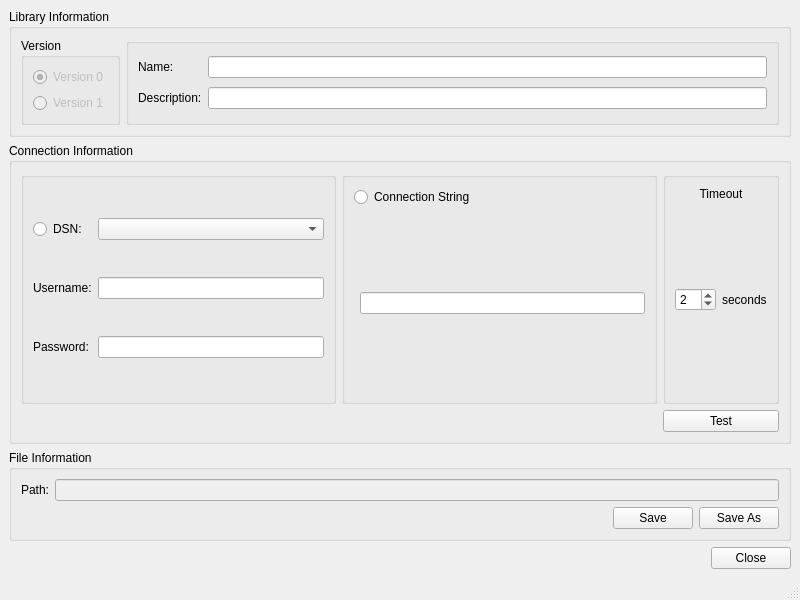
<?xml version="1.0" encoding="UTF-8"?>
<ui version="4.0">
 <class>dbLibSettingsWindow</class>
 <widget class="QMainWindow" name="dbLibSettingsWindow">
  <property name="geometry">
   <rect>
    <x>0</x>
    <y>0</y>
    <width>800</width>
    <height>600</height>
   </rect>
  </property>
  <property name="windowTitle">
   <string>Database Library Settings</string>
  </property>
  <property name="windowIcon">
   <iconset resource="../assets/resources.qrc">
    <normaloff>:/windows/icons/app-icon.png</normaloff>:/windows/icons/app-icon.png</iconset>
  </property>
  <widget class="QWidget" name="centralwidget">
   <layout class="QGridLayout" name="gridLayout_6">
    <item row="0" column="0" colspan="2">
     <widget class="QGroupBox" name="libInfoGroupBox">
      <property name="title">
       <string>Library Information</string>
      </property>
      <layout class="QHBoxLayout" name="horizontalLayout">
       <item>
        <widget class="QGroupBox" name="verGroupBox">
         <property name="title">
          <string>Version</string>
         </property>
         <layout class="QVBoxLayout" name="verticalLayout_2">
          <item>
           <widget class="QRadioButton" name="ver0Rbtn">
            <property name="enabled">
             <bool>false</bool>
            </property>
            <property name="text">
             <string>Version 0</string>
            </property>
            <property name="checked">
             <bool>true</bool>
            </property>
           </widget>
          </item>
          <item>
           <widget class="QRadioButton" name="ver1Rbtn">
            <property name="enabled">
             <bool>false</bool>
            </property>
            <property name="text">
             <string>Version 1</string>
            </property>
           </widget>
          </item>
         </layout>
        </widget>
       </item>
       <item>
        <widget class="QGroupBox" name="infoGroupBox">
         <property name="title">
          <string/>
         </property>
         <layout class="QGridLayout" name="gridLayout">
          <item row="0" column="0">
           <widget class="QLabel" name="libNameLbl">
            <property name="text">
             <string>Name:</string>
            </property>
           </widget>
          </item>
          <item row="1" column="0">
           <widget class="QLabel" name="libDescLbl">
            <property name="text">
             <string>Description:</string>
            </property>
           </widget>
          </item>
          <item row="0" column="1">
           <widget class="QLineEdit" name="libNameLedit"/>
          </item>
          <item row="1" column="1">
           <widget class="QLineEdit" name="libDescLedit"/>
          </item>
         </layout>
        </widget>
       </item>
      </layout>
     </widget>
    </item>
    <item row="3" column="1">
     <widget class="QPushButton" name="closePbtn">
      <property name="text">
       <string>Close</string>
      </property>
     </widget>
    </item>
    <item row="3" column="0">
     <spacer name="horizontalSpacer">
      <property name="orientation">
       <enum>Qt::Horizontal</enum>
      </property>
      <property name="sizeHint" stdset="0">
       <size>
        <width>40</width>
        <height>20</height>
       </size>
      </property>
     </spacer>
    </item>
    <item row="2" column="0" colspan="2">
     <widget class="QGroupBox" name="fileInfoGroupBox">
      <property name="title">
       <string>File Information</string>
      </property>
      <layout class="QGridLayout" name="gridLayout_5" columnstretch="0,2,0,0">
       <item row="0" column="0">
        <widget class="QLabel" name="filePathLbl">
         <property name="text">
          <string>Path:</string>
         </property>
        </widget>
       </item>
       <item row="0" column="1" colspan="3">
        <widget class="QLineEdit" name="filePathLedit">
         <property name="enabled">
          <bool>false</bool>
         </property>
        </widget>
       </item>
       <item row="1" column="3">
        <widget class="QPushButton" name="saveAsPbtn">
         <property name="text">
          <string>Save As</string>
         </property>
        </widget>
       </item>
       <item row="1" column="2">
        <widget class="QPushButton" name="fileSavePbtn">
         <property name="text">
          <string>Save</string>
         </property>
        </widget>
       </item>
      </layout>
     </widget>
    </item>
    <item row="1" column="0" colspan="2">
     <widget class="QGroupBox" name="dbConnInfoGroupBox">
      <property name="title">
       <string>Connection Information</string>
      </property>
      <layout class="QGridLayout" name="gridLayout_4">
       <item row="0" column="2">
        <widget class="QGroupBox" name="timeoutGroupBox">
         <property name="title">
          <string/>
         </property>
         <layout class="QGridLayout" name="gridLayout_7" rowstretch="0,0">
          <item row="1" column="0">
           <widget class="QSpinBox" name="timeoutSbox">
            <property name="value">
             <number>2</number>
            </property>
           </widget>
          </item>
          <item row="1" column="1">
           <widget class="QLabel" name="timeoutLbl">
            <property name="sizePolicy">
             <sizepolicy hsizetype="Preferred" vsizetype="Expanding">
              <horstretch>0</horstretch>
              <verstretch>0</verstretch>
             </sizepolicy>
            </property>
            <property name="text">
             <string>seconds</string>
            </property>
           </widget>
          </item>
          <item row="0" column="0" colspan="2">
           <widget class="QLabel" name="timeoutTitleLbl">
            <property name="text">
             <string>Timeout</string>
            </property>
            <property name="alignment">
             <set>Qt::AlignCenter</set>
            </property>
           </widget>
          </item>
         </layout>
        </widget>
       </item>
       <item row="1" column="2">
        <widget class="QPushButton" name="connTestPbtn">
         <property name="text">
          <string>Test</string>
         </property>
        </widget>
       </item>
       <item row="0" column="1">
        <widget class="QGroupBox" name="connStrGroupBox">
         <property name="title">
          <string/>
         </property>
         <layout class="QGridLayout" name="gridLayout_2" rowstretch="0,1,0,1">
          <item row="0" column="0" colspan="2">
           <widget class="QRadioButton" name="connStrRbtn">
            <property name="layoutDirection">
             <enum>Qt::LeftToRight</enum>
            </property>
            <property name="text">
             <string>Connection String</string>
            </property>
           </widget>
          </item>
          <item row="2" column="1">
           <widget class="QLineEdit" name="connStrLedit"/>
          </item>
          <item row="1" column="0" colspan="2">
           <widget class="QWidget" name="widget" native="true">
            <property name="sizePolicy">
             <sizepolicy hsizetype="Preferred" vsizetype="Expanding">
              <horstretch>0</horstretch>
              <verstretch>0</verstretch>
             </sizepolicy>
            </property>
           </widget>
          </item>
          <item row="3" column="1">
           <widget class="QWidget" name="widget_2" native="true">
            <property name="sizePolicy">
             <sizepolicy hsizetype="Preferred" vsizetype="Expanding">
              <horstretch>0</horstretch>
              <verstretch>0</verstretch>
             </sizepolicy>
            </property>
           </widget>
          </item>
         </layout>
        </widget>
       </item>
       <item row="0" column="0">
        <widget class="QGroupBox" name="dsnGroupBox">
         <property name="title">
          <string/>
         </property>
         <layout class="QGridLayout" name="gridLayout_3">
          <item row="0" column="0">
           <widget class="QRadioButton" name="dsnRbtn">
            <property name="layoutDirection">
             <enum>Qt::LeftToRight</enum>
            </property>
            <property name="text">
             <string>DSN:</string>
            </property>
           </widget>
          </item>
          <item row="1" column="0">
           <widget class="QLabel" name="dsnUsrLbl">
            <property name="text">
             <string>Username:</string>
            </property>
           </widget>
          </item>
          <item row="2" column="0">
           <widget class="QLabel" name="dsnPasswordLbl">
            <property name="text">
             <string>Password:</string>
            </property>
           </widget>
          </item>
          <item row="2" column="1">
           <widget class="QLineEdit" name="dsnPasswordLedit"/>
          </item>
          <item row="0" column="1">
           <widget class="QComboBox" name="dsnCbox"/>
          </item>
          <item row="1" column="1">
           <widget class="QLineEdit" name="dsnUsrLedit"/>
          </item>
         </layout>
        </widget>
       </item>
      </layout>
     </widget>
    </item>
   </layout>
  </widget>
  <widget class="QMenuBar" name="menubar">
   <property name="geometry">
    <rect>
     <x>0</x>
     <y>0</y>
     <width>800</width>
     <height>30</height>
    </rect>
   </property>
  </widget>
  <widget class="QStatusBar" name="statusbar"/>
 </widget>
 <resources>
  <include location="../assets/resources.qrc"/>
 </resources>
 <connections/>
</ui>
